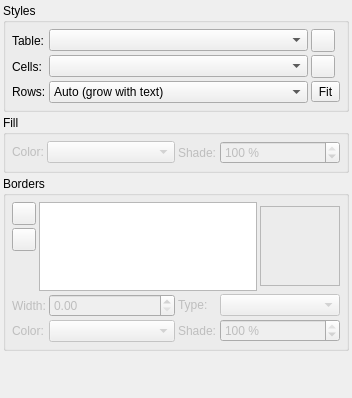
<?xml version="1.0" encoding="UTF-8"?>
<ui version="4.0">
 <class>PropertiesPalette_TableBase</class>
 <widget class="QWidget" name="PropertiesPalette_TableBase">
  <property name="geometry">
   <rect>
    <x>0</x>
    <y>0</y>
    <width>352</width>
    <height>398</height>
   </rect>
  </property>
  <layout class="QVBoxLayout" name="verticalLayout_2">
   <property name="spacing">
    <number>3</number>
   </property>
   <property name="leftMargin">
    <number>3</number>
   </property>
   <property name="topMargin">
    <number>3</number>
   </property>
   <property name="rightMargin">
    <number>3</number>
   </property>
   <property name="bottomMargin">
    <number>3</number>
   </property>
   <item>
    <widget class="QGroupBox" name="groupBox">
     <property name="title">
      <string>Styles</string>
     </property>
     <layout class="QGridLayout" name="gridLayout">
      <property name="leftMargin">
       <number>6</number>
      </property>
      <property name="topMargin">
       <number>6</number>
      </property>
      <property name="rightMargin">
       <number>6</number>
      </property>
      <property name="bottomMargin">
       <number>6</number>
      </property>
      <property name="spacing">
       <number>3</number>
      </property>
      <item row="0" column="0">
       <widget class="QLabel" name="labelTable">
        <property name="text">
         <string>Table:</string>
        </property>
       </widget>
      </item>
      <item row="0" column="1">
       <widget class="TableStyleComboBox" name="tableStyleCombo">
        <property name="sizePolicy">
         <sizepolicy hsizetype="Expanding" vsizetype="Fixed">
          <horstretch>0</horstretch>
          <verstretch>0</verstretch>
         </sizepolicy>
        </property>
        <property name="toolTip">
         <string>Table style of currently selected table</string>
        </property>
       </widget>
      </item>
      <item row="0" column="2">
       <widget class="QToolButton" name="buttonClearTableStyle">
        <property name="toolTip">
         <string>Remove Direct Table Formatting</string>
        </property>
        <property name="iconSize">
         <size>
          <width>16</width>
          <height>16</height>
         </size>
        </property>
       </widget>
      </item>
      <item row="1" column="0">
       <widget class="QLabel" name="labelCells">
        <property name="text">
         <string>Cells:</string>
        </property>
       </widget>
      </item>
      <item row="1" column="1">
       <widget class="CellStyleComboBox" name="cellStyleCombo">
        <property name="sizePolicy">
         <sizepolicy hsizetype="Expanding" vsizetype="Fixed">
          <horstretch>0</horstretch>
          <verstretch>0</verstretch>
         </sizepolicy>
        </property>
        <property name="toolTip">
         <string>Cell style of currently selected cell</string>
        </property>
       </widget>
      </item>
      <item row="1" column="2">
       <widget class="QToolButton" name="buttonClearCellStyle">
        <property name="toolTip">
         <string>Remove Direct Cell Formatting</string>
        </property>
        <property name="iconSize">
         <size>
          <width>16</width>
          <height>16</height>
         </size>
        </property>
       </widget>
      </item>
      <item row="2" column="0">
       <widget class="QLabel" name="labelRowHeight">
        <property name="text">
         <string>Rows:</string>
        </property>
       </widget>
      </item>
      <item row="2" column="1">
       <widget class="QComboBox" name="rowHeightMode">
        <property name="toolTip">
         <string>Row height: Auto = rows grow downward while typing; Fixed = rows keep their height and an overflowing cell shows the red marker</string>
        </property>
        <item>
         <property name="text">
          <string>Auto (grow with text)</string>
         </property>
        </item>
        <item>
         <property name="text">
          <string>Fixed</string>
         </property>
        </item>
       </widget>
      </item>
      <item row="2" column="2">
       <widget class="QToolButton" name="fitRowsButton">
        <property name="toolTip">
         <string>Fit rows to text: every row as high as its tallest cell text</string>
        </property>
        <property name="text">
         <string>Fit</string>
        </property>
       </widget>
      </item>
     </layout>
    </widget>
   </item>
   <item>
    <widget class="QGroupBox" name="fillLayout">
     <property name="title">
      <string>Fill</string>
     </property>
     <layout class="QVBoxLayout" name="verticalLayout_3">
      <property name="spacing">
       <number>3</number>
      </property>
      <property name="leftMargin">
       <number>6</number>
      </property>
      <property name="topMargin">
       <number>6</number>
      </property>
      <property name="rightMargin">
       <number>6</number>
      </property>
      <property name="bottomMargin">
       <number>6</number>
      </property>
      <item>
       <layout class="QHBoxLayout" name="fillLayout1" stretch="0,0">
        <property name="spacing">
         <number>3</number>
        </property>
        <item>
         <layout class="QFormLayout" name="fillLayout1_1">
          <property name="horizontalSpacing">
           <number>3</number>
          </property>
          <property name="verticalSpacing">
           <number>3</number>
          </property>
          <item row="0" column="0">
           <widget class="QLabel" name="fillColorLabel">
            <property name="enabled">
             <bool>false</bool>
            </property>
            <property name="text">
             <string>Color:</string>
            </property>
           </widget>
          </item>
          <item row="0" column="1">
           <widget class="ColorCombo" name="fillColor">
            <property name="enabled">
             <bool>false</bool>
            </property>
            <property name="sizePolicy">
             <sizepolicy hsizetype="MinimumExpanding" vsizetype="Fixed">
              <horstretch>0</horstretch>
              <verstretch>0</verstretch>
             </sizepolicy>
            </property>
            <property name="minimumSize">
             <size>
              <width>100</width>
              <height>0</height>
             </size>
            </property>
           </widget>
          </item>
         </layout>
        </item>
        <item>
         <layout class="QFormLayout" name="fillLayout1_2">
          <property name="horizontalSpacing">
           <number>3</number>
          </property>
          <property name="verticalSpacing">
           <number>3</number>
          </property>
          <item row="0" column="0">
           <widget class="QLabel" name="fillShadeLabel">
            <property name="enabled">
             <bool>false</bool>
            </property>
            <property name="text">
             <string>Shade:</string>
            </property>
           </widget>
          </item>
          <item row="0" column="1">
           <widget class="ScrSpinBox" name="fillShade">
            <property name="enabled">
             <bool>false</bool>
            </property>
            <property name="sizePolicy">
             <sizepolicy hsizetype="MinimumExpanding" vsizetype="Fixed">
              <horstretch>0</horstretch>
              <verstretch>0</verstretch>
             </sizepolicy>
            </property>
            <property name="minimumSize">
             <size>
              <width>100</width>
              <height>0</height>
             </size>
            </property>
            <property name="suffix">
             <string> %</string>
            </property>
            <property name="decimals">
             <number>0</number>
            </property>
            <property name="maximum">
             <double>100.000000000000000</double>
            </property>
            <property name="value">
             <double>100.000000000000000</double>
            </property>
           </widget>
          </item>
         </layout>
        </item>
       </layout>
      </item>
     </layout>
    </widget>
   </item>
   <item>
    <widget class="QGroupBox" name="bordersLayout">
     <property name="title">
      <string>Borders</string>
     </property>
     <layout class="QVBoxLayout" name="verticalLayout">
      <property name="spacing">
       <number>3</number>
      </property>
      <property name="leftMargin">
       <number>6</number>
      </property>
      <property name="topMargin">
       <number>6</number>
      </property>
      <property name="rightMargin">
       <number>6</number>
      </property>
      <property name="bottomMargin">
       <number>6</number>
      </property>
      <item>
       <layout class="QHBoxLayout" name="bordesLayout1">
        <property name="spacing">
         <number>3</number>
        </property>
        <item>
         <layout class="QVBoxLayout" name="bordersLayout1_1">
          <property name="spacing">
           <number>3</number>
          </property>
          <item>
           <widget class="QToolButton" name="addBorderLineButton">
            <property name="enabled">
             <bool>true</bool>
            </property>
            <property name="sizePolicy">
             <sizepolicy hsizetype="Fixed" vsizetype="Fixed">
              <horstretch>0</horstretch>
              <verstretch>0</verstretch>
             </sizepolicy>
            </property>
           </widget>
          </item>
          <item>
           <widget class="QToolButton" name="removeBorderLineButton">
            <property name="enabled">
             <bool>true</bool>
            </property>
            <property name="sizePolicy">
             <sizepolicy hsizetype="Fixed" vsizetype="Fixed">
              <horstretch>0</horstretch>
              <verstretch>0</verstretch>
             </sizepolicy>
            </property>
           </widget>
          </item>
          <item>
           <spacer name="buttonSpacer">
            <property name="orientation">
             <enum>Qt::Vertical</enum>
            </property>
            <property name="sizeType">
             <enum>QSizePolicy::Minimum</enum>
            </property>
            <property name="sizeHint" stdset="0">
             <size>
              <width>20</width>
              <height>40</height>
             </size>
            </property>
           </spacer>
          </item>
         </layout>
        </item>
        <item>
         <widget class="QListWidget" name="borderLineList">
          <property name="enabled">
           <bool>true</bool>
          </property>
          <property name="sizePolicy">
           <sizepolicy hsizetype="Preferred" vsizetype="Minimum">
            <horstretch>0</horstretch>
            <verstretch>0</verstretch>
           </sizepolicy>
          </property>
          <property name="minimumSize">
           <size>
            <width>0</width>
            <height>50</height>
           </size>
          </property>
         </widget>
        </item>
        <item>
         <widget class="TableSideSelector" name="sideSelector">
          <property name="sizePolicy">
           <sizepolicy hsizetype="Fixed" vsizetype="Fixed">
            <horstretch>0</horstretch>
            <verstretch>0</verstretch>
           </sizepolicy>
          </property>
          <property name="minimumSize">
           <size>
            <width>80</width>
            <height>80</height>
           </size>
          </property>
          <property name="frameShape">
           <enum>QFrame::StyledPanel</enum>
          </property>
          <property name="frameShadow">
           <enum>QFrame::Sunken</enum>
          </property>
         </widget>
        </item>
       </layout>
      </item>
      <item>
       <layout class="QHBoxLayout" name="bordersLayout2" stretch="0,0">
        <property name="spacing">
         <number>3</number>
        </property>
        <item>
         <layout class="QFormLayout" name="bordersLayout2_1">
          <property name="fieldGrowthPolicy">
           <enum>QFormLayout::ExpandingFieldsGrow</enum>
          </property>
          <property name="horizontalSpacing">
           <number>3</number>
          </property>
          <property name="verticalSpacing">
           <number>3</number>
          </property>
          <item row="0" column="0">
           <widget class="QLabel" name="borderLineWidthLabel">
            <property name="enabled">
             <bool>false</bool>
            </property>
            <property name="text">
             <string>Width:</string>
            </property>
            <property name="buddy">
             <cstring>borderLineWidth</cstring>
            </property>
           </widget>
          </item>
          <item row="1" column="0">
           <widget class="QLabel" name="borderLineColorLabel">
            <property name="enabled">
             <bool>false</bool>
            </property>
            <property name="text">
             <string>Color:</string>
            </property>
            <property name="buddy">
             <cstring>borderLineColor</cstring>
            </property>
           </widget>
          </item>
          <item row="1" column="1">
           <widget class="ColorCombo" name="borderLineColor">
            <property name="enabled">
             <bool>false</bool>
            </property>
            <property name="sizePolicy">
             <sizepolicy hsizetype="MinimumExpanding" vsizetype="Fixed">
              <horstretch>0</horstretch>
              <verstretch>0</verstretch>
             </sizepolicy>
            </property>
            <property name="minimumSize">
             <size>
              <width>100</width>
              <height>0</height>
             </size>
            </property>
           </widget>
          </item>
          <item row="0" column="1">
           <widget class="ScrSpinBox" name="borderLineWidth">
            <property name="enabled">
             <bool>false</bool>
            </property>
            <property name="sizePolicy">
             <sizepolicy hsizetype="MinimumExpanding" vsizetype="Fixed">
              <horstretch>0</horstretch>
              <verstretch>0</verstretch>
             </sizepolicy>
            </property>
            <property name="minimumSize">
             <size>
              <width>100</width>
              <height>0</height>
             </size>
            </property>
           </widget>
          </item>
         </layout>
        </item>
        <item>
         <layout class="QFormLayout" name="bordersLayout2_2">
          <property name="horizontalSpacing">
           <number>3</number>
          </property>
          <property name="verticalSpacing">
           <number>3</number>
          </property>
          <item row="0" column="0">
           <widget class="QLabel" name="borderLineStyleLabel">
            <property name="enabled">
             <bool>false</bool>
            </property>
            <property name="text">
             <string>Type:</string>
            </property>
            <property name="buddy">
             <cstring>borderLineStyle</cstring>
            </property>
           </widget>
          </item>
          <item row="0" column="1">
           <widget class="LineCombo" name="borderLineStyle">
            <property name="enabled">
             <bool>false</bool>
            </property>
            <property name="sizePolicy">
             <sizepolicy hsizetype="MinimumExpanding" vsizetype="Fixed">
              <horstretch>0</horstretch>
              <verstretch>0</verstretch>
             </sizepolicy>
            </property>
            <property name="minimumSize">
             <size>
              <width>100</width>
              <height>0</height>
             </size>
            </property>
           </widget>
          </item>
          <item row="1" column="0">
           <widget class="QLabel" name="borderLineShadeLabel">
            <property name="enabled">
             <bool>false</bool>
            </property>
            <property name="text">
             <string>Shade:</string>
            </property>
            <property name="buddy">
             <cstring>borderLineShade</cstring>
            </property>
           </widget>
          </item>
          <item row="1" column="1">
           <widget class="ScrSpinBox" name="borderLineShade">
            <property name="enabled">
             <bool>false</bool>
            </property>
            <property name="sizePolicy">
             <sizepolicy hsizetype="MinimumExpanding" vsizetype="Fixed">
              <horstretch>0</horstretch>
              <verstretch>0</verstretch>
             </sizepolicy>
            </property>
            <property name="minimumSize">
             <size>
              <width>100</width>
              <height>0</height>
             </size>
            </property>
            <property name="suffix">
             <string> %</string>
            </property>
            <property name="decimals">
             <number>0</number>
            </property>
            <property name="maximum">
             <double>100.000000000000000</double>
            </property>
            <property name="value">
             <double>100.000000000000000</double>
            </property>
           </widget>
          </item>
         </layout>
        </item>
       </layout>
      </item>
     </layout>
    </widget>
   </item>
   <item>
    <spacer name="verticalSpacer">
     <property name="orientation">
      <enum>Qt::Vertical</enum>
     </property>
     <property name="sizeHint" stdset="0">
      <size>
       <width>20</width>
       <height>0</height>
      </size>
     </property>
    </spacer>
   </item>
  </layout>
 </widget>
 <customwidgets>
  <customwidget>
   <class>ScrSpinBox</class>
   <extends>QDoubleSpinBox</extends>
   <header>ui/scrspinbox.h</header>
  </customwidget>
  <customwidget>
   <class>LineCombo</class>
   <extends>QComboBox</extends>
   <header>ui/linecombo.h</header>
  </customwidget>
  <customwidget>
   <class>TableSideSelector</class>
   <extends>QFrame</extends>
   <header>ui/tablesideselector.h</header>
   <container>1</container>
  </customwidget>
  <customwidget>
   <class>ColorCombo</class>
   <extends>QComboBox</extends>
   <header>ui/colorcombo.h</header>
  </customwidget>
  <customwidget>
   <class>TableStyleComboBox</class>
   <extends>QComboBox</extends>
   <header>ui/stylecombos.h</header>
  </customwidget>
  <customwidget>
   <class>CellStyleComboBox</class>
   <extends>QComboBox</extends>
   <header>ui/stylecombos.h</header>
  </customwidget>
 </customwidgets>
 <resources/>
 <connections/>
</ui>
